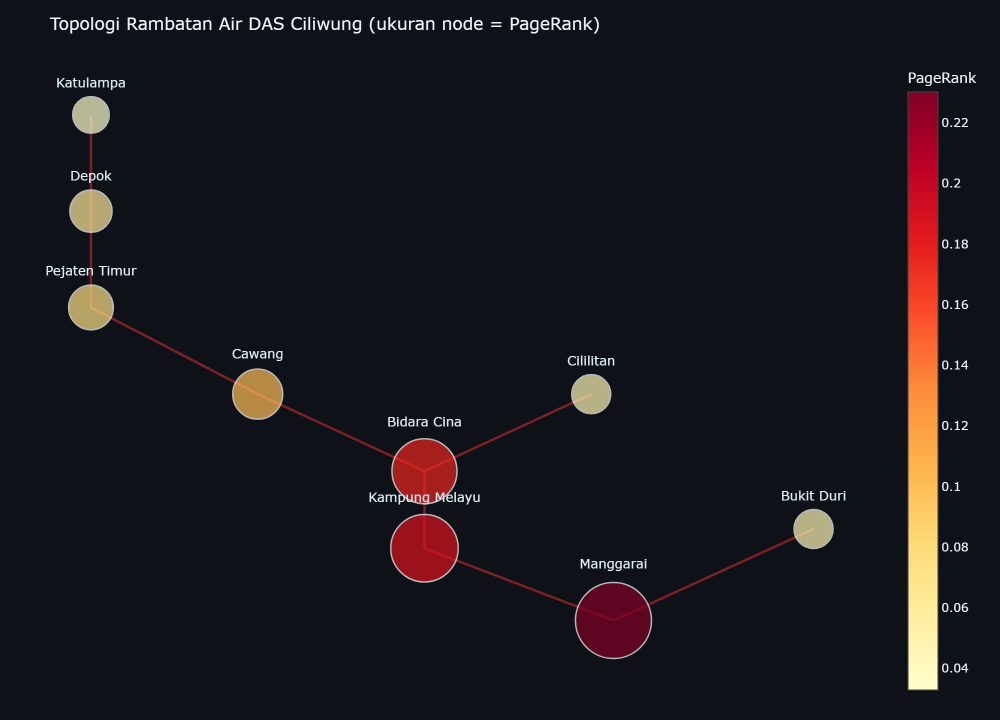
#> input picture dashboard/figures/fig_network.png, 2000 x 1440 px (shown at 1/2 size); its folder holds 8 pictures in this run
$ python compose_graph.py
#> lines starting #> are read from the running program, lines starting #| are printed output that depends on the picture
# -*- coding: utf-8 -*-
"""Komposit panel Graph Analytics (network + pagerank + indegree) untuk Gambar 7.3."""
import os
from PIL import Image, ImageDraw, ImageFont

BASE = os.path.dirname(os.path.abspath(__file__))
FIG = os.path.join(BASE, "figures")
BG = (14, 17, 23); HEADER_BG = (10, 25, 41); ACCENT = (30, 136, 229)
WHITE = (227, 242, 253); SUB = (144, 202, 249)


def load(n): return Image.open(os.path.join(FIG, n)).convert("RGB")
#> called with n = 'fig_network.png'
#> call 2 of load, with n = 'fig_pagerank.png'
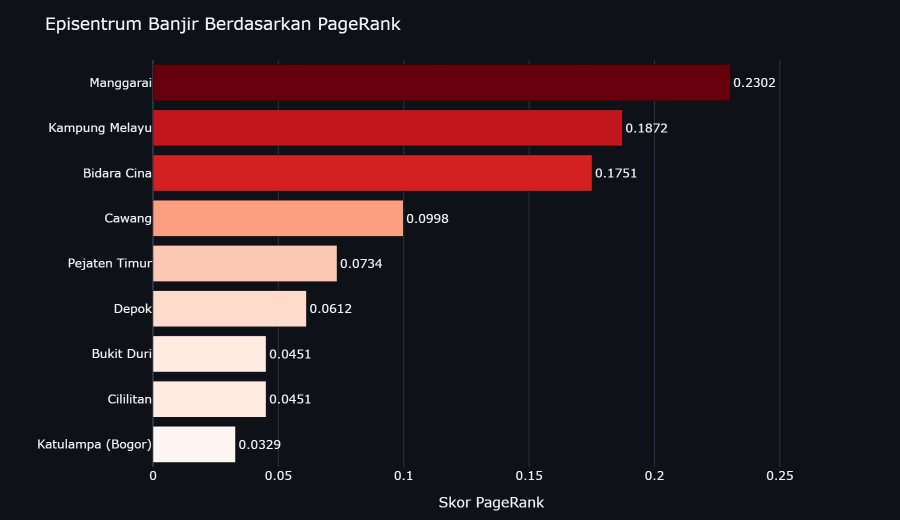
#> input picture dashboard/figures/fig_pagerank.png, 1800 x 1040 px (shown at 1/2 size)
#> call 3 of load, with n = 'fig_indegree.png'
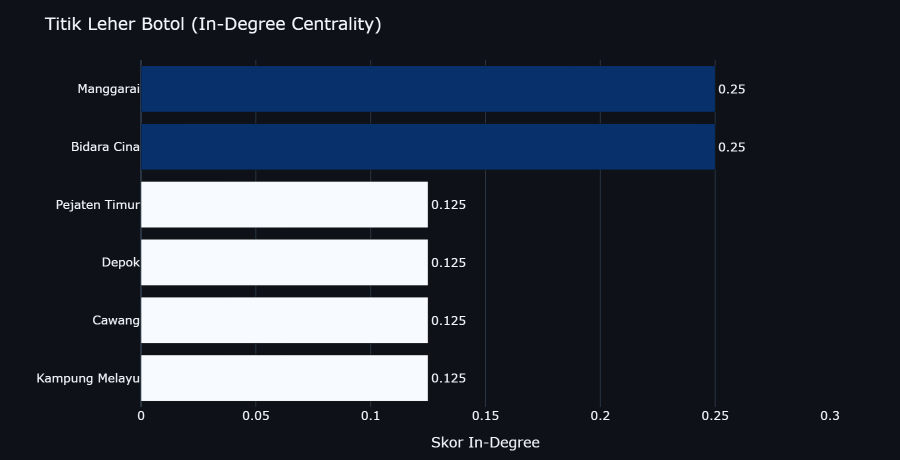
#> input picture dashboard/figures/fig_indegree.png, 1800 x 920 px (shown at 1/2 size)
def font(s, b=False):
    for c in (["C:/Windows/Fonts/segoeuib.ttf"] if b else ["C:/Windows/Fonts/segoeui.ttf"]):
        if os.path.exists(c): return ImageFont.truetype(c, s)
    return ImageFont.load_default()
def fit(img, w):
#> called with w = 1058
    ww, hh = img.size; return img.resize((w, int(hh * w / ww)), Image.LANCZOS)
#> after `ww, hh = img.size`: ww = 2000; hh = 1440


W, PAD, HEADER_H, GAP = 2000, 40, 150, 30
net = load("fig_network.png")
pr = load("fig_pagerank.png")
ind = load("fig_indegree.png")

left_w = int((W - 2 * PAD - GAP) * 0.56)
right_w = (W - 2 * PAD - GAP) - left_w
net = fit(net, left_w)
pr = fit(pr, right_w)
#> call 2 of fit, with w = 832
#> in fit (call 2), `return img.resize((w, int(hh * w / ww)), Image.LANCZOS)`:
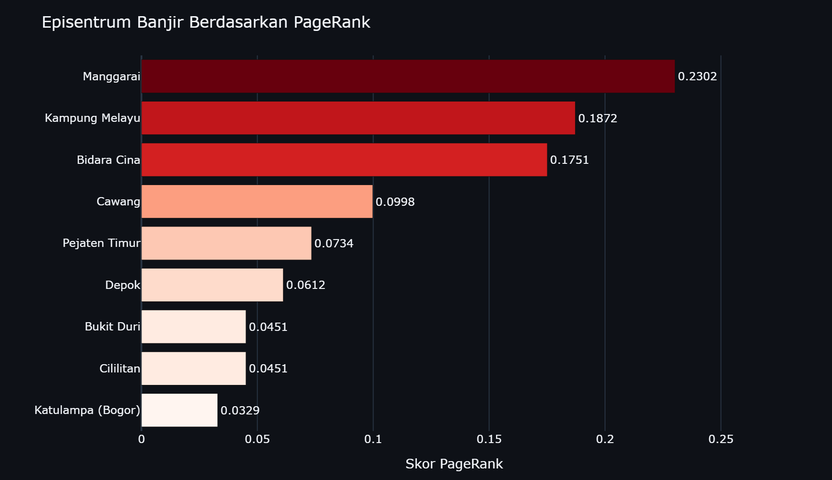
#> returned value: PIL image 832x480 RGB; mean R, G, B 49.9, 32.5, 36.9
ind = fit(ind, right_w)
#> call 3 of fit, with w = 832
#> in fit (call 3), `return img.resize((w, int(hh * w / ww)), Image.LANCZOS)`:
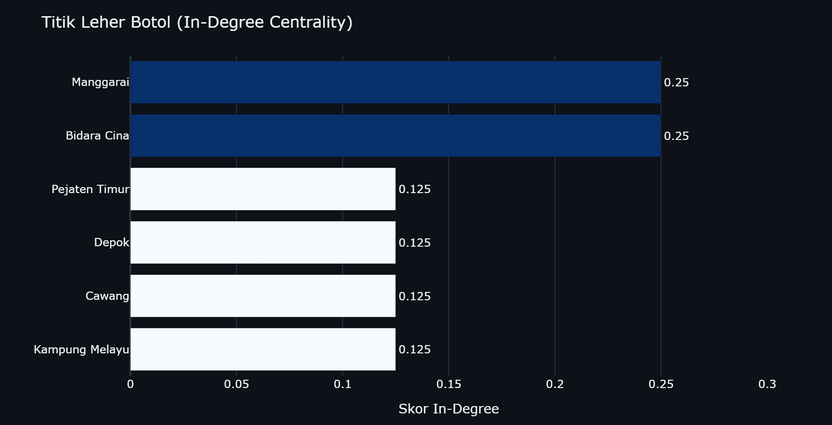
#> returned value: PIL image 832x425 RGB; mean R, G, B 45, 52.8, 65.2
right_h = pr.size[1] + GAP + ind.size[1]
#> right_h = 935
body_h = max(net.size[1], right_h)
#> body_h = 935
total_h = HEADER_H + PAD + body_h + PAD
#> total_h = 1165

canvas = Image.new("RGB", (W, total_h), BG)
d = ImageDraw.Draw(canvas)
d.rectangle([0, 0, W, HEADER_H], fill=HEADER_BG)
d.rectangle([0, HEADER_H - 5, W, HEADER_H], fill=ACCENT)
d.text((PAD, 34), "Graph Analytics — Episentrum & Leher Botol Rambatan Air",
       font=font(44, True), fill=WHITE)
d.text((PAD, 92), "Analisis topologi DAS Ciliwung: PageRank & In-Degree Centrality",
       font=font(26), fill=SUB)

y = HEADER_H + PAD
canvas.paste(net, (PAD, y + max(0, (body_h - net.size[1]) // 2)))
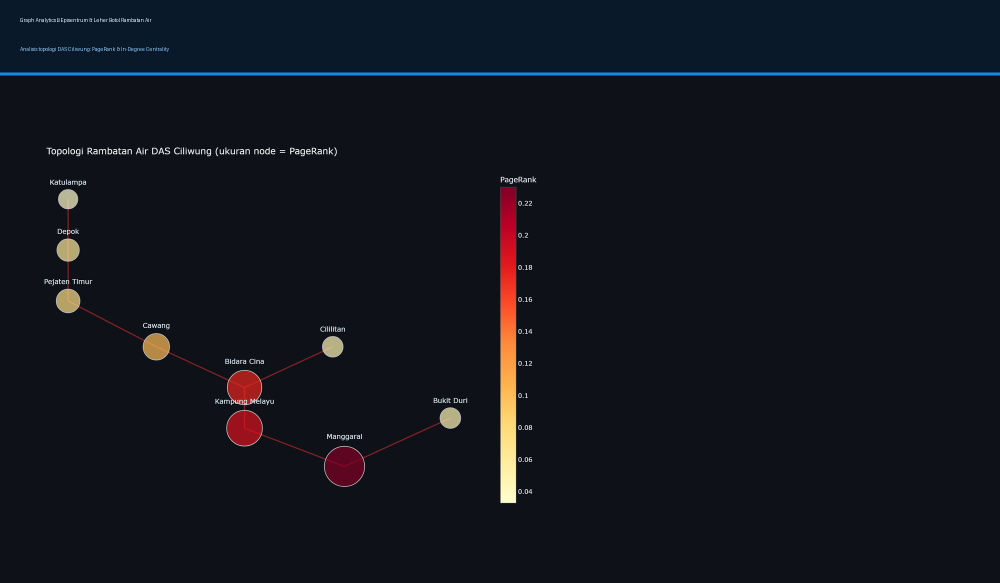
#> canvas: PIL image 2000x1165 RGB (shown at 1/2 size); mean R, G, B 17.7, 21, 28
rx = PAD + left_w + GAP
canvas.paste(pr, (rx, y))
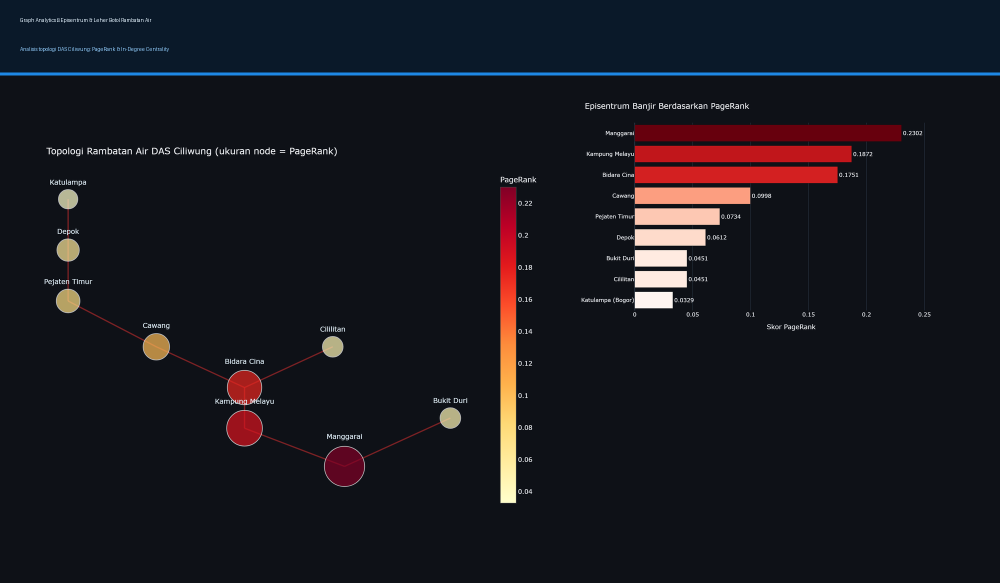
#> canvas: PIL image 2000x1165 RGB (shown at 1/2 size); mean R, G, B 23.8, 23.6, 30.4
canvas.paste(ind, (rx, y + pr.size[1] + GAP))
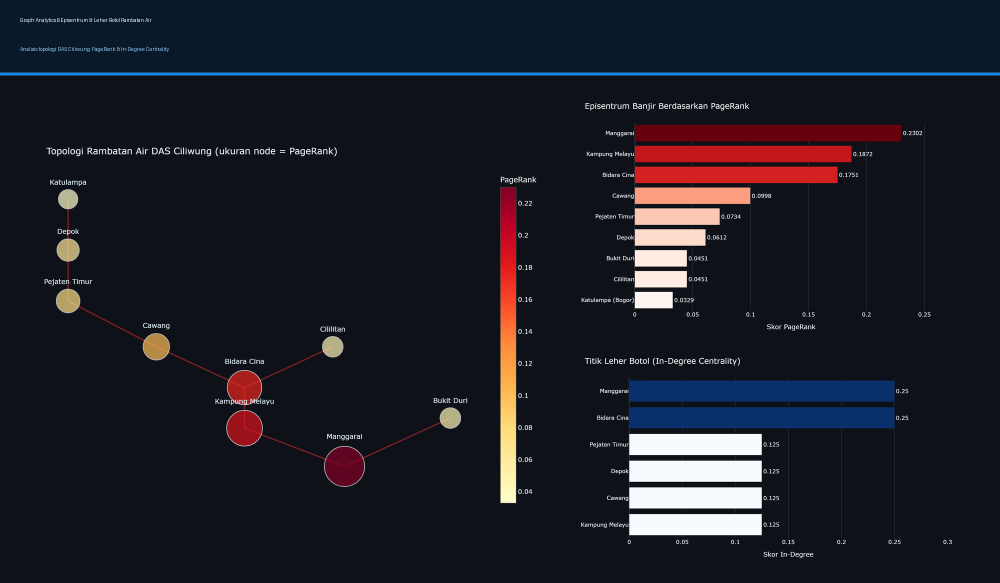
#> canvas: PIL image 2000x1165 RGB (shown at 1/2 size); mean R, G, B 28.5, 29.1, 36.8

out = os.path.join(FIG, "fig_graph_overview.png")
canvas.save(out, quality=95)
print("saved:", out, canvas.size)
#| saved: dashboard/figures/fig_graph_overview.png (2000, 1165)
